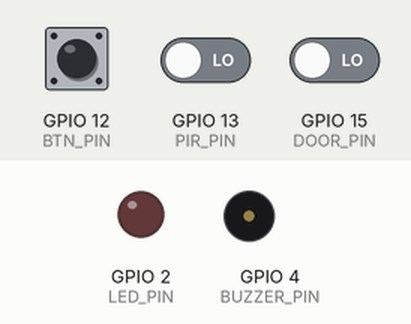
Recording of a program running on a simulated ESP32. Shown: output pins drawn as LEDs (lit = HIGH), buzzer (waves = sounding). Dashed ring = blinking. The inputs (shaded band) are chosen by the test bench; at power-on: GPIO 13 (PIR_PIN) LOW, GPIO 15 (DOOR_PIN) LOW, GPIO 12 (BTN_PIN) HIGH. WiFi joins after 1.5 s; servers stay silent unless stated; web services answer with replies made up by the test bench; what the program prints to the serial monitor is not drawn.

Above: at 2.7 s.
2.8 s: GPIO 13 (PIR_PIN) driven HIGH
At 2.9 s:
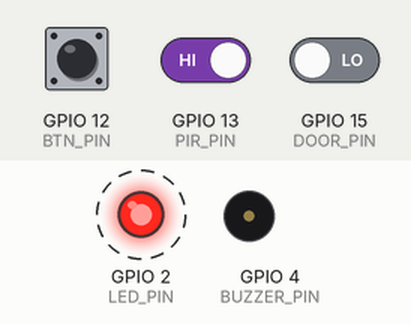
5.8 s: GPIO 15 (DOOR_PIN) driven HIGH
At 6.2 s:
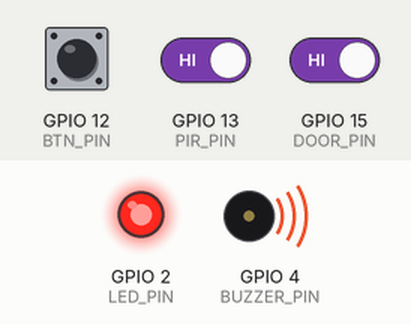
7.3 s: GPIO 15 (DOOR_PIN) driven LOW
At 10.2 s:
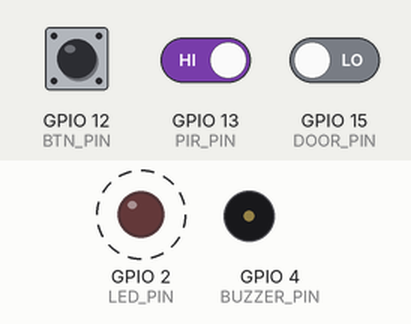
10.3 s: GPIO 12 (BTN_PIN) pulled LOW for 0.15 s
At 11.0 s:
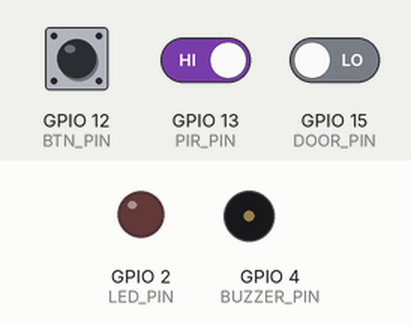
12.0 s: GPIO 12 (BTN_PIN) pulled LOW for 1 s
At 12.42 s:
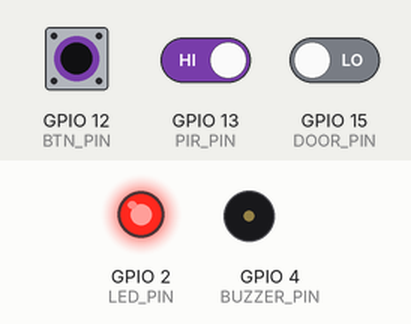
15.0 s: GPIO 13 (PIR_PIN) driven LOW
At 16.6 s:
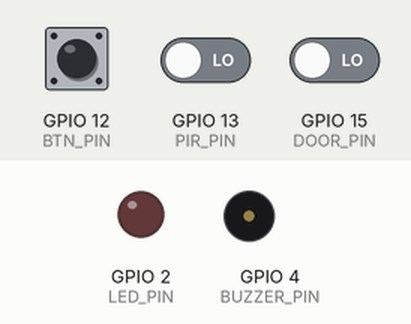
Timing chart, 0 to 17.8 s (numbered marks = the images above; inputs shaded):
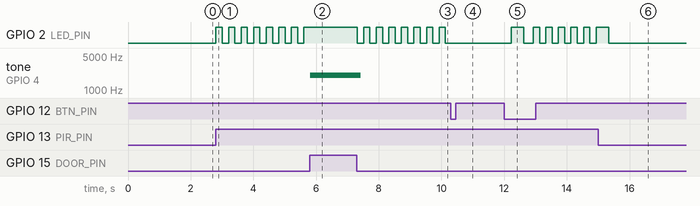

The program:

main.cpp
```cpp
#include <Arduino.h>
#include <WiFi.h>
#include <HTTPClient.h>

const char* apiKey = "OQA4QZKCQ92DUUJU";
const char* server = "http://api.thingspeak.com";
const char* ssid = "Wokwi-GUEST";
const char* password = "";

#define PIR_PIN 13
#define DOOR_PIN 15
#define LED_PIN 2
#define BUZZER_PIN 4
#define BTN_PIN 12

bool systemArmed = true;
int threatLevel = 0;
int alarmStatus = 0;

void setup_wifi();
void sendToThingSpeak();
void runSecurityAI();

void setup() {
  Serial.begin(115200);
  setup_wifi();

  pinMode(PIR_PIN, INPUT);
  pinMode(DOOR_PIN, INPUT);
  pinMode(BTN_PIN, INPUT_PULLUP);
  pinMode(LED_PIN, OUTPUT);
  pinMode(BUZZER_PIN, OUTPUT);

  Serial.println("AI Security System Initialized.");
}

void loop() {

  if (digitalRead(BTN_PIN) == LOW) {
    delay(200);
    systemArmed = !systemArmed;
    Serial.print("System Armed: "); Serial.println(systemArmed);
    if (!systemArmed) {
      digitalWrite(LED_PIN, LOW);
      noTone(BUZZER_PIN);
      threatLevel = 0;
    }
  }

  if (systemArmed) {
    runSecurityAI();
  }

  static unsigned long lastLog = 0;
  if (millis() - lastLog > 1000) {
    lastLog = millis();
    Serial.print("Armed: "); Serial.print(systemArmed);
    Serial.print(" | Door: "); Serial.print(digitalRead(DOOR_PIN));
    Serial.print(" | PIR: "); Serial.print(digitalRead(PIR_PIN));
    Serial.print(" | Threat: "); Serial.print(threatLevel);
    Serial.println("%");
  }


  static unsigned long lastSend = 0;
  if (millis() - lastSend > 15000) {
    lastSend = millis();
    sendToThingSpeak();
  }

  delay(100);
}

void runSecurityAI() {
  bool motion = digitalRead(PIR_PIN);
  bool doorOpen = (digitalRead(DOOR_PIN) == HIGH);


  if (doorOpen) {
    threatLevel = 50;

    if (motion) {
      threatLevel = 100;
      alarmStatus = 2;

      digitalWrite(LED_PIN, HIGH);
      tone(BUZZER_PIN, 2000);
      Serial.println(">>> ALARM! BURGLAR DETECTED!");
    }
  }
  else if (motion) {
    threatLevel = 30;
    alarmStatus = 1;
    Serial.println(">>> Warning: Motion detected inside (Pet?)");
    digitalWrite(LED_PIN, !digitalRead(LED_PIN));
    delay(100);
    noTone(BUZZER_PIN);
  }
  else {
    if (alarmStatus != 2) {
       threatLevel = 0;
       alarmStatus = 0;
       digitalWrite(LED_PIN, LOW);
       noTone(BUZZER_PIN);
    }
  }
}

void setup_wifi() {
  Serial.print("WiFi...");
  WiFi.begin(ssid, password);
  while (WiFi.status() != WL_CONNECTED) {
    delay(500); Serial.print(".");
  }
  Serial.println(" OK");
}

void sendToThingSpeak() {
  if (WiFi.status() == WL_CONNECTED) {
    HTTPClient http;
    String url = String(server) + "/update?api_key=" + String(apiKey) +
                 "&field1=" + String(threatLevel) +
                 "&field2=" + String(alarmStatus);
    http.begin(url);
    http.GET();
    http.end();
  }
}
```

Measured:
- after the input at 2.8 s, GPIO 2 (LED_PIN): alternates HIGH for 0.20 s and LOW for 0.20 s, starting at once
- after the input at 5.8 s, GPIO 2 (LED_PIN): stops changing and stays HIGH; tone on GPIO 4 (BUZZER_PIN): silent → 2000 Hz at once
- after the input at 7.3 s, GPIO 2 (LED_PIN): alternates HIGH for 0.20 s and LOW for 0.20 s, starting at once; tone on GPIO 4 (BUZZER_PIN): 2000 Hz → silent after 0.12 s
- after the input at 10.3 s, GPIO 2 (LED_PIN): stops changing and stays LOW
- after the input at 12.0 s, GPIO 2 (LED_PIN): goes HIGH 0.40 s, LOW 0.30 s, 5 × (HIGH 0.20 s, LOW 0.20 s), then HIGH, starting after 0.23 s
- after the input at 15.0 s, GPIO 2 (LED_PIN): goes on until 15.3 s, then stays LOW
